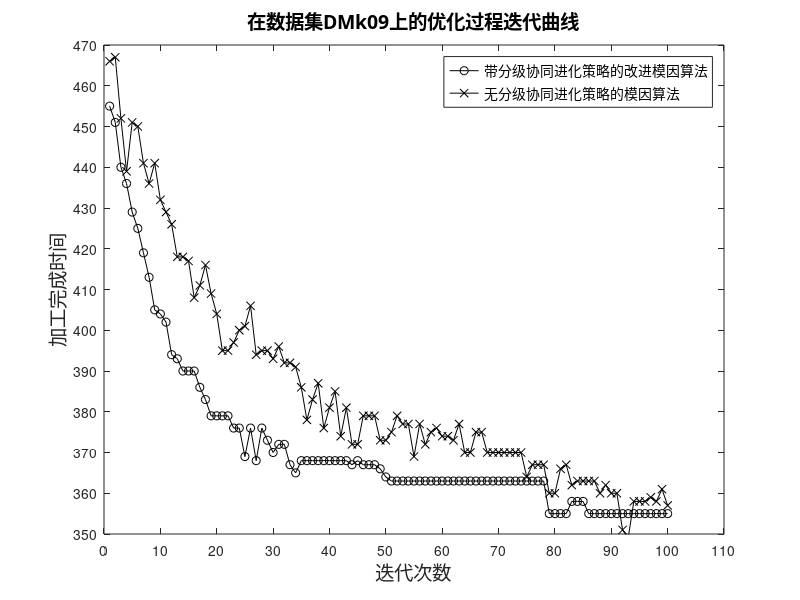

Recreate this plot in MATLAB. (Note: this script raises an error after producing the figure.)
clc
clear all

fig = figure('Color','w');% 新建一个figure，并将图像句柄保存到fig
x = 1:1:100;
load('XT_Mk09.mat');
load('noXT_Mk09.mat');
plot(x,makespan_best_T_iter,'-ko',x,makespan_best_iter,'-kx');
title('在数据集DMk09上的优化过程迭代曲线','FontName','黑体','FontSize',14);
axis( [0,110,350,470])  %确定x轴与y轴框图大小
set(gca,'XTick',[0:10:110]) %x轴范围
set(gca,'YTick',[350:10:470]) %y轴范围
legend('带分级协同进化策略的改进模因算法','无分级协同进化策略的模因算法','Location','NorthEast', 'FontName','黑体','FontSize',10,'FontWeight','normal');   %右下角标注
xlabel('迭代次数', 'FontName','黑体','FontSize',14,'FontWeight','normal')  %x轴坐标描述
ylabel('加工完成时间', 'FontName','黑体','FontSize',14,'FontWeight','normal') %y轴坐标描述

frame = getframe(fig); % 获取frame
img = frame2im(frame); % 将frame变换成imwrite函数可以识别的格式
imwrite(img,'../结果图/XT.png'); % 保存到工作目录下，名字为"a.png"